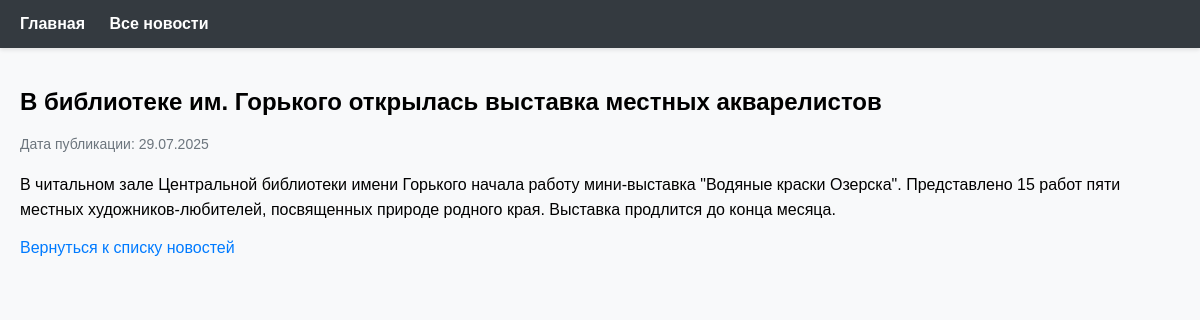
/news/6/, run on the app's committed database.
### NewsPortal/models.py (models this page shows, shortened)
class Post(models.Model):
    ARTICLE = 'AR'
    NEWS = 'NW'
    POST_TYPES = [
        (ARTICLE, 'Статья'),
        (NEWS, 'Новость')
    ]
    author = models.ForeignKey(
        Author,
        on_delete=models.CASCADE,
        related_name='posts'  # Явное указание related_name
    )
    post_type = models.CharField(max_length=2, choices=POST_TYPES)
    created_at = models.DateTimeField(auto_now_add=True)
    categories = models.ManyToManyField(Category, through='PostCategory')
    title = models.CharField(max_length=200)
    content = models.TextField()
    rating = models.IntegerField(default=0)

### NewsPortal/views.py (the view)
# urls.py: path('<int:pk>/', views.news_detail, name='news_detail'),
def news_detail(request, pk):
    news = get_object_or_404(Post, pk=pk, post_type='NW')
    return render(request, 'news/news_detail.html', {'news': news})

### NewsPortal/templatetags/news_filters.py (called while the page is built)
@register.filter(name='censor')
def censor(value):
    if not isinstance(value, str):
        raise TypeError(f"Фильтр 'censor' применяется к строке, а не к {type(value)}")
    BAD_WORDS = [
        'анус',
        'аборт',
        'бздун',
        'беспезды',
        'бздюх',
        'бля',
        'блудилище',
        'блядво',
        'блядеха',
        'блядина',
        'блядистка',
    ]
    pattern = r'\b(' + '|'.join(BAD_WORDS) + r')\b'
    regex = re.compile(pattern, re.IGNORECASE)
    def replace_match(match):
        word = match.group(0)
        return word[0] + '*' * (len(word) - 1)
    return mark_safe(regex.sub(replace_match, value))

### NewsPortal/templates/news/news_detail.html
{% extends 'default.html' %}
{% load news_filters %}
{% block content %}
    <article>
        <h1>{{ news.title|censor }}</h1>
        <div class="news-meta">
            Дата публикации: {{ news.created_at|date:"d.m.Y" }}
        </div>
        <div class="news-content">
            {{ news.content|censor|linebreaks }}
        </div>
        <a href="{% url 'news_list' %}">Вернуться к списку новостей</a>
    </article>
{% endblock %}

### NewsPortal/templates/default.html (style rules this page uses)
body { font-family: Arial, sans-serif; margin: 0; padding: 0; background-color: #f8f9fa; }
a { color: #007bff; text-decoration: none; }
.news-content { margin-top: 20px; line-height: 1.6; font-size: 16px; }
.news-meta { color: #6c757d; margin-bottom: 20px; font-size: 14px; }

### data on the page
Post: title|censor "В библиотеке им. Горького открылась выставка местных акварелистов", created_at "29.07.2025", content|censor "В читальном зале Центральной библиотеки имени Горького начала работу мини-выставка \"Водяные краски Озерска\". Представлено 15 работ пяти местных художников-любителей, посвященных природе родного края. Выставка продлится до конца месяца."
